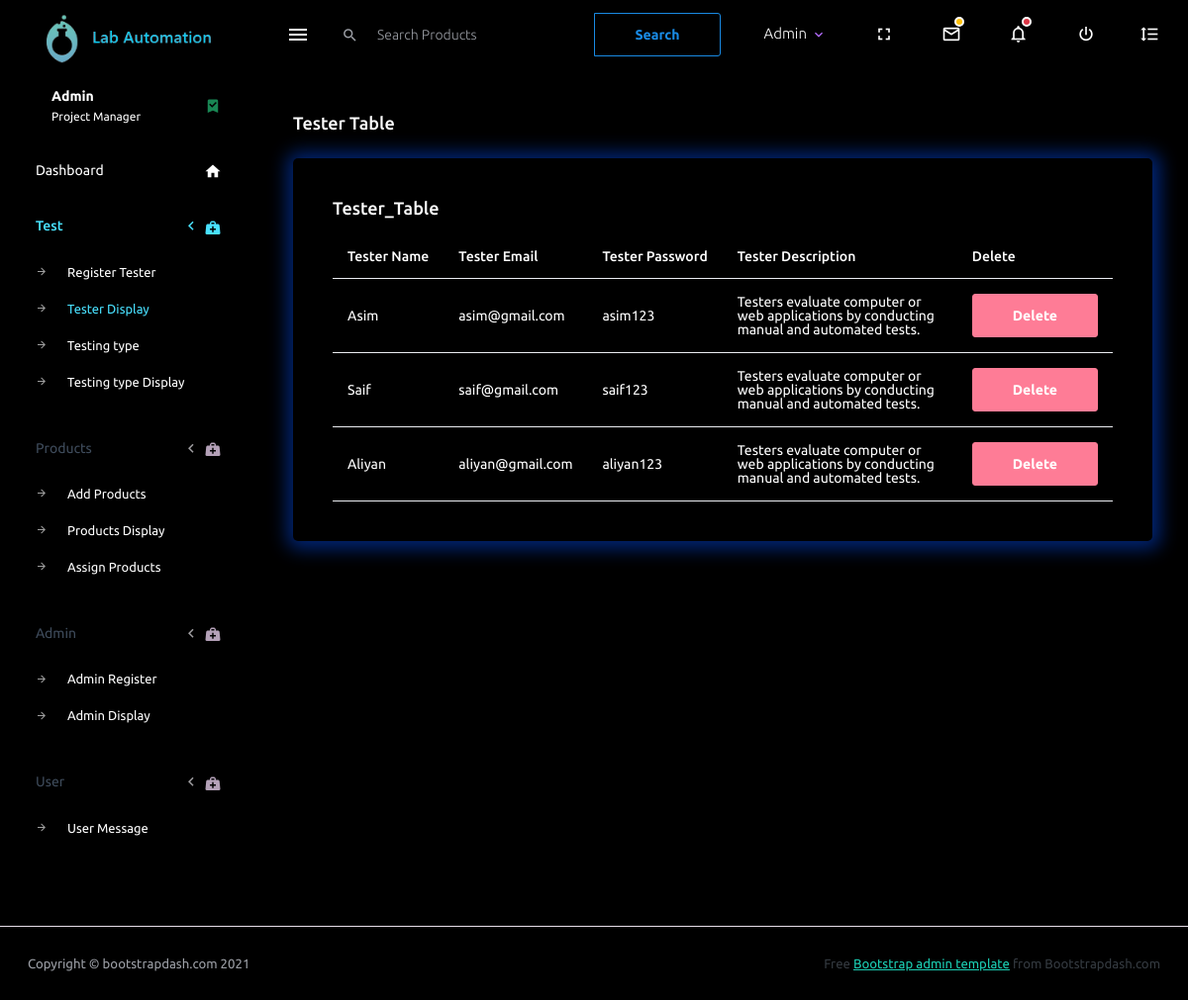
Screenshot of /Admin_Panel/tester_display.php (signed in) with the database file from the repository.
### tables this page shows
CREATE TABLE `tester` (
  `tester_id` int(11) NOT NULL,
  `tester_name` varchar(100) NOT NULL,
  `tester_email` varchar(255) NOT NULL,
  `tester_password` varchar(255) NOT NULL,
  `tester_description` varchar(500) NOT NULL
);

### Admin_Panel/tester_display.php (the view, shortened to what this page needs)
<?php
include("shared/_navbar.php");
?>
<div class="container-fluid page-body-wrapper">
    <?php
    include("shared/_sidebar.php");
    ?>
    <div class="main-panel">
        <div class="content-wrapper" style="background-color:black;">
            <div class="page-header">
                <h3 class="page-title text-white"> Tester Table</h3>
            </div>
            <div class="col-12 grid-margin stretch-card">
                <div class="card" style="box-shadow:1px 1px 18px 7px  rgb(0, 37, 117);background: black">
                    <div class="card-body">
                        <h4 class="card-title mb-3 text-white">Tester_Table</h4>
                        <table class="table text-white">
                            <thead>
                                <tr>
                                    <th scope="col">Tester Name</th>
                                    <th scope="col">Tester Email</th>
                                    <th scope="col">Tester Password</th>
                                    <th scope="col">Tester Description</th>
                                    <th scope="col">Delete</th>
                                </tr>
                            </thead>
                            <tbody>
                            <?php
                                $query ="SELECT * FROM `tester`";
                                $run = mysqli_query($conn, $query);
                                while ($data = mysqli_fetch_assoc($run))
                                {
                                ?>
                                <tr>
                                    <td><?php echo $data['tester_name']?></td>
                                    <td><?php echo $data['tester_email']?></td>
                                    <td><?php echo $data['tester_password']?></td>
                                    <td style="white-space: pre-line;"><?php echo $data['tester_description']?></td>
                                    <td>
                                 <a href="tester_del.php?deleteid=<?php echo $data['tester_id']?>" class="btn btn-danger">Delete</a>
                                 </td>
                                </tr>
                        <?php
                            }
                        ?>
                            </tbody>
                        </table>
                    </div>
                </div>
            </div>
        </div>
    </div>
</div>
<?php
include("shared/_footer.php");
?>

### Admin_Panel/shared/_navbar.php (shortened to what this page needs)
<!DOCTYPE html>
<html lang="en">
  <head>
    <link rel="stylesheet" href="assets/vendors/mdi/css/materialdesignicons.min.css">
    <link rel="stylesheet" href="assets/vendors/css/vendor.bundle.base.css">
    <link rel="stylesheet" href="assets/css/style.css">
  </head>
  <body>
    <div class="container-scroller" >
      <nav class="navbar default-layout-navbar col-lg-12 col-12 p-0 fixed-top d-flex flex-row">
        <div class="text-center navbar-brand-wrapper d-flex align-items-center justify-content-center" style="background-color:black;">
          <a class="navbar-brand brand-logo d-block" href="index.php"><img src="assets/images/logo.png" alt="logo" /></a>
        </div>
        <div class="navbar-menu-wrapper d-flex align-items-stretch">
          <button class="navbar-toggler navbar-toggler align-self-center" type="button" data-toggle="minimize">
            <span class="mdi mdi-menu"></span>
          </button>
          <div class="search-field d-none d-md-block">
            <form class="d-flex align-items-center h-100" method="post" action="search.php">
              <div class="input-group">
                <div class="input-group-prepend bg-transparent">
                  <i class="input-group-text border-0 mdi mdi-magnify"></i>
                </div>
                <input type="text" name="search" class="form-control bg-transparent border-0 text-white" placeholder="Search Products">
                <button type="submit" name="submit-search" class="btn btn-outline-info m-auto d-flex">Search</button>
              </div>
            </form>
          </div>
          <ul class="navbar-nav navbar-nav-right">
            <li class="nav-item nav-profile dropdown">
              <a class="nav-link dropdown-toggle" id="profileDropdown" href="#" data-bs-toggle="dropdown" aria-expanded="false">
                <div class="nav-profile-text">
                  <p class="mb-1 text-white"><?php echo $_SESSION['User_Name']?></p>
                </div>
              </a>
            </li>
            <li class="nav-item d-none d-lg-block full-screen-link">
              <a class="nav-link">
                <i class="mdi mdi-fullscreen" id="fullscreen-button"></i>
              </a>
            </li>
            <li class="nav-item dropdown">
              <a class="nav-link count-indicator dropdown-toggle" id="messageDropdown" href="#" data-bs-toggle="dropdown" aria-expanded="false">
                <i class="mdi mdi-email-outline"></i>
                <span class="count-symbol bg-warning"></span>
              </a>
            </li>
            <li class="nav-item dropdown">
              <a class="nav-link count-indicator dropdown-toggle" id="notificationDropdown" href="#" data-bs-toggle="dropdown">
                <i class="mdi mdi-bell-outline"></i>
                <span class="count-symbol bg-danger"></span>
              </a>
            </li>
            <li class="nav-item nav-logout d-none d-lg-block">
              <a class="nav-link" href="#">
                <i class="mdi mdi-power"></i>
              </a>
            </li>
            <li class="nav-item nav-settings d-none d-lg-block">
              <a class="nav-link" href="#">
                <i class="mdi mdi-format-line-spacing"></i>
              </a>
            </li>
          </ul>
        </div>
      </nav>

### Admin_Panel/shared/_sidebar.php (shortened to what this page needs)
<nav class="sidebar sidebar-offcanvas" id="sidebar" style="background-color:black;">
  <ul class="nav">
    <li class="nav-item nav-profile" id="hover">
      <a href="#" class="nav-link">
        <div class="nav-profile-text d-flex flex-column">
          <span class="font-weight-bold mb-2 text-white"><?php echo $_SESSION['User_Name']?></span>
          <span class="text-secondary text-small text-white">Project Manager</span>
        </div>
        <i class="mdi mdi-bookmark-check text-success nav-profile-badge"></i>
      </a>
    </li>
    <li class="nav-item" id="hover">
      <a class="nav-link" href="index.php">
        <span class="menu-title text-white">Dashboard</span>
        <i class="mdi mdi-home menu-icon text-white"></i>
      </a>
    </li>
    <li class="nav-item" style="background-color:black;">
      <a class="nav-link" data-bs-toggle="collapse" href="#general-pages" aria-expanded="false" aria-controls="general-pages">
        <span class="menu-title">Test</span>
        <i class="menu-arrow"></i>
        <i class="mdi mdi-medical-bag menu-icon"></i>
      </a>
        <ul class="nav flex-column sub-menu">
          <li class="nav-item"> <a class="nav-link" href="tester.php"> Register Tester </a></li>
          <li class="nav-item"> <a class="nav-link" href="tester_display.php"> Tester Display </a></li>
          <li class="nav-item"> <a class="nav-link" href="testingtype.php"> Testing type </a></li>
          <li class="nav-item"> <a class="nav-link" href="testertypedisplay.php"> Testing type Display </a></li>
          </ul>
  <li class="nav-item" style="background-color:black;">
      <a class="nav-link" data-bs-toggle="collapse" href="#general-pages" aria-expanded="false" aria-controls="general-pages">
        <span class="menu-title">Products</span>
        <i class="menu-arrow"></i>
        <i class="mdi mdi-medical-bag menu-icon"></i>
      </a>
        <ul class="nav flex-column sub-menu">
          <li class="nav-item"> <a class="nav-link" href="product.php"> Add Products </a></li>
          <li class="nav-item"> <a class="nav-link" href="pro_display.php"> Products Display </a></li>
          <li class="nav-item"> <a class="nav-link" href="assign_product.php"> Assign Products </a></li>
        </ul>
      <li class="nav-item" style="background-color:black;">
      <a class="nav-link" data-bs-toggle="collapse" href="#general-pages" aria-expanded="false" aria-controls="general-pages">
        <span class="menu-title">Admin</span>
        <i class="menu-arrow"></i>
        <i class="mdi mdi-medical-bag menu-icon"></i>
      </a>
        <ul class="nav flex-column sub-menu">
          <li class="nav-item"> <a class="nav-link" href="register admin.php"> Admin Register </a></li>
          <li class="nav-item"> <a class="nav-link" href="admin_display.php"> Admin Display </a></li>
        </ul>
      <li class="nav-item" style="background-color:black;">
      <a class="nav-link" data-bs-toggle="collapse" href="#general-pages" aria-expanded="false" aria-controls="general-pages">
        <span class="menu-title">User</span>
        <i class="menu-arrow"></i>
        <i class="mdi mdi-medical-bag menu-icon"></i>
      </a>
        <ul class="nav flex-column sub-menu">
          <li class="nav-item"> <a class="nav-link" href="user_mess.php"> User Message </a></li>
        </ul>
</nav>

### Admin_Panel/shared/_footer.php (shortened to what this page needs)
 <footer class="footer"  style="background: black;">
            <div class="container-fluid d-flex justify-content-between">
              <span class="text-muted d-block text-center text-sm-start d-sm-inline-block">Copyright © bootstrapdash.com 2021</span>
              <span class="float-none float-sm-end mt-1 mt-sm-0 text-end"> Free <a href="https://www.bootstrapdash.com/bootstrap-admin-template/" target="_blank">Bootstrap admin template</a> from Bootstrapdash.com</span>
            </div>
          </footer>
        </div>
  </body>
</html>

### Admin_Panel/shared/_sidebar.php (style rules this page uses)
#hover { background-color:black; transition:0.5s; }

### rows the page displays
tester: tester_name "Asim", tester_email "asim@gmail.com", tester_password "asim123", tester_description "Testers evaluate computer or web applications by conducting manual and automated tests."
tester: tester_name "Saif", tester_email "saif@gmail.com", tester_password "saif123", tester_description "Testers evaluate computer or web applications by conducting manual and automated tests."
tester: tester_name "Aliyan", tester_email "aliyan@gmail.com", tester_password "aliyan123", tester_description "Testers evaluate computer or web applications by conducting manual and automated tests."

### other values shown
$_SESSION['User_Name'] "Admin"
